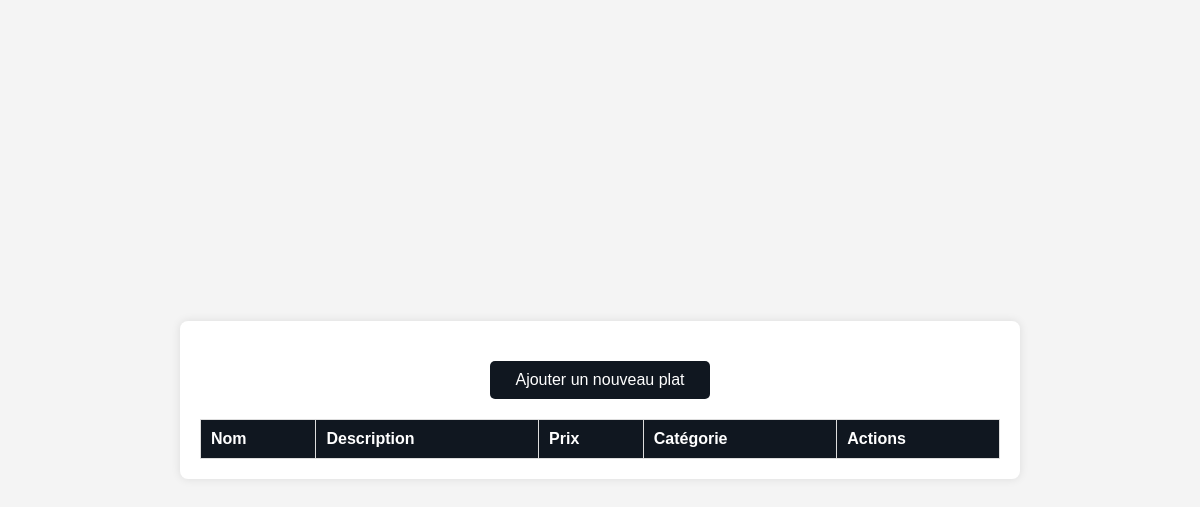
Before: /menu/gestion.php with the older database file.
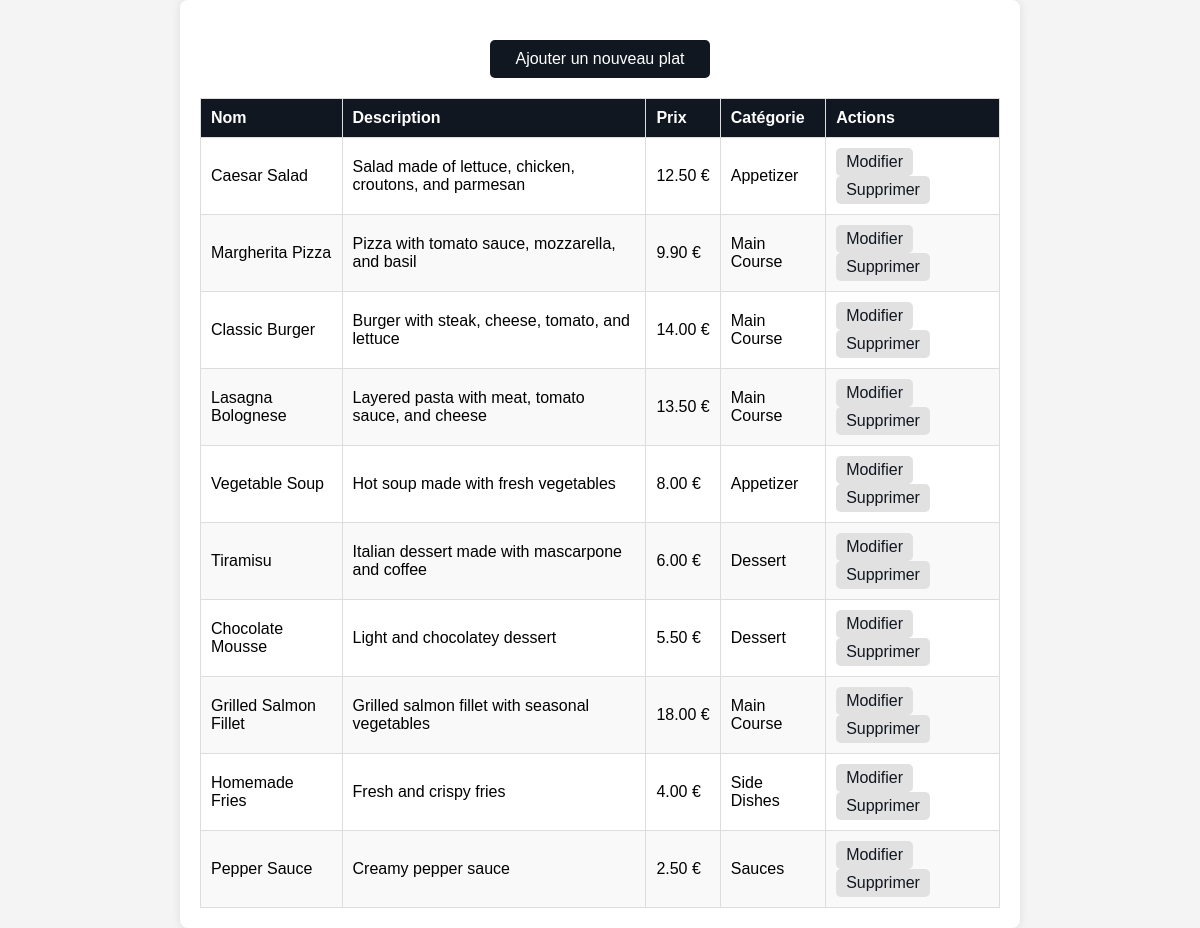
After: the same page with the newer database file.
### tables this page shows
CREATE TABLE `dishes` (
  `id` int NOT NULL,
  `name` varchar(100) NOT NULL,
  `description` text NOT NULL,
  `price` decimal(10,2) NOT NULL,
  `image` varchar(255) DEFAULT NULL,
  `category_id` int NOT NULL,
  `created_at` datetime DEFAULT CURRENT_TIMESTAMP
);

CREATE TABLE `categories` (
  `id` int NOT NULL,
  `name` varchar(50) NOT NULL
);

### menu/gestion.php (the view, shortened to what this page needs)
<?php
$host = "localhost";
$db = "gestionnaire-de-menu";
$user = "root";
try {
    $pdo = new PDO("mysql:host=$host;dbname=$db;charset=utf8mb4", $user, 'root');
    $pdo->setAttribute(PDO::ATTR_ERRMODE, PDO::ERRMODE_EXCEPTION);
} catch (PDOException $e) {
    die("Connection error: " . $e->getMessage());
}
$sql = "SELECT p.id, p.name, p.description, p.price, c.name AS category
        FROM dishes p
        JOIN categories c ON p.category_id = c.id";
$stmt = $pdo->query($sql);
$dishes = $stmt->fetchAll(PDO::FETCH_ASSOC);
?>
<!DOCTYPE html>
<html lang="fr">
<head>
</head>
<body>
    <section class="container">
        <a href="add.php" class="add-btn">Ajouter un nouveau plat</a>
        <table>
            <thead>
                <tr>
                    <th>Nom</th>
                    <th>Description</th>
                    <th>Prix</th>
                    <th>Catégorie</th>
                    <th>Actions</th>
                </tr>
            </thead>
            <tbody>
                <?php foreach ($dishes as $dish): ?>
                    <tr>
                        <td data-label="Nom"><?= htmlspecialchars($dish['name']) ?></td>
                        <td data-label="Description"><?= htmlspecialchars($dish['description']) ?></td>
                        <td data-label="Prix" class="price"><?= htmlspecialchars($dish['price']) ?> €</td>
                        <td data-label="Catégorie"><?= htmlspecialchars($dish['category']) ?></td>
                        <td data-label="Actions">
                            <a href="edit.php?id=<?= $dish['id'] ?>">Modifier</a>
                            <a href="delete.php?id=<?= $dish['id'] ?>" onclick="return confirm('Êtes-vous sûr(e) de vouloir supprimer ce plat ?');">Supprimer</a>
                        </td>
                    </tr>
                <?php endforeach; ?>
             </tbody>
        </table>
    </section>
</body>
</html>

Changed rows visible on the page:
added dishes: name "Caesar Salad", description "Salad made of lettuce, chicken, croutons, and parmesan", price "12.50", category.name "Appetizer"
added dishes: name "Margherita Pizza", description "Pizza with tomato sauce, mozzarella, and basil", price "9.90", category.name "Main Course"
added dishes: name "Classic Burger", description "Burger with steak, cheese, tomato, and lettuce", price "14.00", category.name "Main Course"
added dishes: name "Lasagna Bolognese", description "Layered pasta with meat, tomato sauce, and cheese", price "13.50", category.name "Main Course"
added dishes: name "Vegetable Soup", description "Hot soup made with fresh vegetables", price "8.00", category.name "Appetizer"
added dishes: name "Tiramisu", description "Italian dessert made with mascarpone and coffee", price "6.00", category.name "Dessert"
added dishes: name "Chocolate Mousse", description "Light and chocolatey dessert", price "5.50", category.name "Dessert"
added dishes: name "Grilled Salmon Fillet", description "Grilled salmon fillet with seasonal vegetables", price "18.00", category.name "Main Course"
added dishes: name "Homemade Fries", description "Fresh and crispy fries", price "4.00", category.name "Side Dishes"
added dishes: name "Pepper Sauce", description "Creamy pepper sauce", price "2.50", category.name "Sauces"
